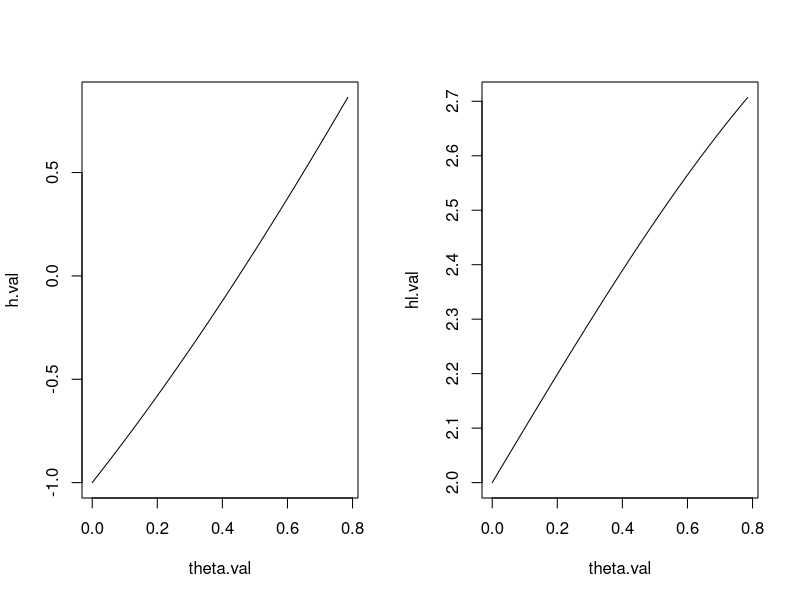

The R script that drew this image: (Note: this script raises an error after producing the figure.)
# Código: Métodos de otimização
# Autor: Paulo Jr
# Data: 29/09/2024


#-- Iniciando --#

#- Funções importantes:


f <- function(theta){
  return((theta^2)-sin(theta))
}

h <- function(theta){
  return(2*theta-cos(theta))
}

hlinha <- function(theta){
  return(2+sin(theta))
}

#- Ilustrando as funções:


theta.val <- seq(0, pi/4, length.out=1000)
h.val     <- h(theta = theta.val)
hl.val     <- hlinha(theta = theta.val)
par(mfrow=c(1,2))
plot(x = theta.val, y=h.val, type="l")
plot(x = theta.val, y=hl.val, type="l")

#- Iniciando o MNR:

e <- 0.000001
theta.vet <- NULL
theta.vet[1] <- pi/8 # Chute inicial
difer <- 1
i <- 1

while(difer > e){
  theta.vet[i+1] <- theta.vet[i] - (h(theta.vet[i])/hlinha(theta.vet[i]))
  theta.vet[i] - solve(H(theta.vet[i])%*%U(theta.vet[i]))
  difer          <- abs(theta.vet[i+1]-theta.vet[i])
  i              <-i+1
  cat("Iter:", i, ", valor de theta:", theta.vet[i], "\n")
}


#- Usando a função f:


theta.val <- seq(0, pi/4, length.out=1000)
f.val     <- f(theta = theta.val)
par(mfrow=c(1,1))
plot(x = theta.val, y=f.val, type="l")


#- Otimizando:


optimize(f=f, interval = c(0, pi/4), 
         maximum = FALSE, tol = 0.0001)


## Método NR (caso multidimensional)

# gerando os dados:

set.seed(1234567890)

n <- 1000
x <- rnorm(n, mean = 10, sd = 4)

## Vetor escore:

U <- function(theta, dados){
  U_mu    <- (sum(dados-theta[1])/theta[2])
  U_sigma <-  (-0.5*length(dados)/theta[2]) + sum((dados-theta[1])^2)/(2*(theta[2]^2))
  return(c(U_mu, U_sigma))
}

U(theta=c(10, 16), dados=x)

## Matriz Hessiana:

H <- function(theta, dados){
  #theta[2] <- theta[2]^2
  m_2    <- -length(dados)/theta[2]
  sig_2  <- (0.5*length(dados)/(theta[2]^2)) - sum((dados-theta[1])^2)/(theta[2]^3)
  mu_sig <- -(1/(theta[2]^2))*sum(dados-theta[1])
  sig_mu <- -(1/(theta[2]^2))*sum(dados-theta[1])
  
  return(matrix(c(m_2, mu_sig, sig_mu, sig_2), nrow=2, ncol = 2))
}

H(theta=c(10, 16), dados=x)

## Iniciando NR

theta0 <- c(5, 5) # Chute inicial
dif <- 1 #Diferença
erro <- 10^(-6) # Tolerancia
i <- 1 # contador

while( dif>erro ){
  
  H0 <- H(theta = theta0, dados = x)
  U0 <- U(theta = theta0, dados = x) 
  prodHU <- solve(H0, U0)
  theta1 <- theta0 - prodHU
  dif <- max(abs(theta1-theta0))
  
  theta0 <- theta1
  i<- i+1
  cat("Iter:", i, "est:", theta1, "\n")
  #if(i==10)break
}

## Estimativa:

cat("mu:", theta1[1],"-", "sigma2:", theta1[2])







